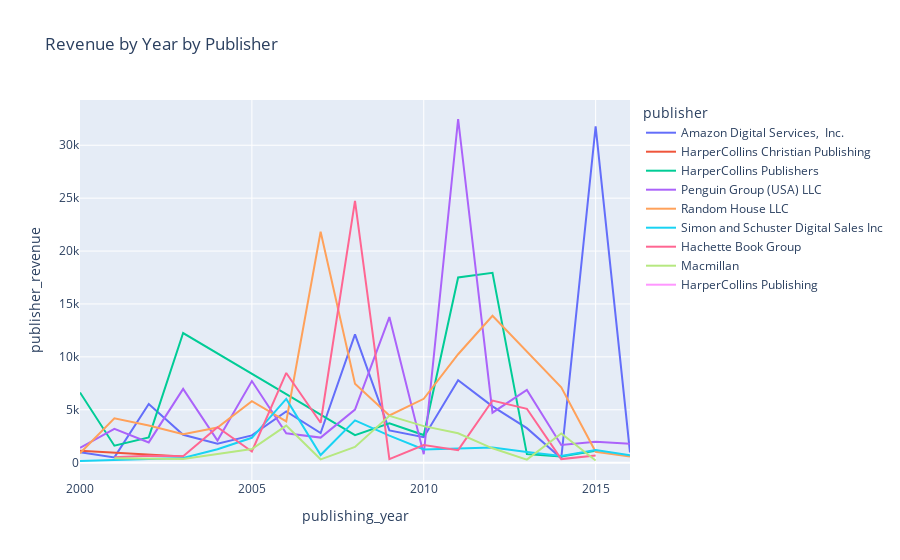

This figure's notebook cell:
### Markdown cell above
Here I plot a line plot combining the revenue from 2000 to 2016 for each publisher.

### Code cell
rev_by_pub = recent.groupby(['publishing_year','publisher'])['publisher_revenue'].sum().reset_index()
px.line(rev_by_pub,x='publishing_year',y='publisher_revenue',color='publisher',title='Revenue by Year by Publisher')

### Figure 1 — Plotly figure (JSON) as saved in the notebook; plotly's stock layout.template omitted (floating-point values rounded to 4 significant figures)
{"data": [{"hovertemplate": "publisher=Amazon Digital Services,  Inc.<br>publishing_year=%{x}<br>publisher_revenue=%{y}<extra></extra>", "legendgroup": "Amazon Digital Services,  Inc.", "line": {"color": "#636efa", "dash": "solid"}, "marker": {"symbol": "circle"}, "mode": "lines", "name": "Amazon Digital Services,  Inc.", "orientation": "v", "showlegend": true, "type": "scatter", "x": [2000, 2001, 2002, 2003, 2004, 2005, 2006, 2007, 2008, 2009, 2010, 2011, 2012, 2013, 2014, 2015, 2016], "xaxis": "x", "y": [994.7, 497.4, 5550.0, 2636.0, 1788.0, 2575.0, 4841.0, 2803.0, 12130.0, 3049.0, 2406.0, 7788.0, 5321.0, 3263.0, 413.4, 31790.0, 971.0], "yaxis": "y"}, {"hovertemplate": "publisher=HarperCollins Christian Publishing<br>publishing_year=%{x}<br>publisher_revenue=%{y}<extra></extra>", "legendgroup": "HarperCollins Christian Publishing", "line": {"color": "#EF553B", "dash": "solid"}, "marker": {"symbol": "circle"}, "mode": "lines", "name": "HarperCollins Christian Publishing", "orientation": "v", "showlegend": true, "type": "scatter", "x": [2000, 2003], "xaxis": "x", "y": [1131.0, 570.5], "yaxis": "y"}, {"hovertemplate": "publisher=HarperCollins Publishers<br>publishing_year=%{x}<br>publisher_revenue=%{y}<extra></extra>", "legendgroup": "HarperCollins Publishers", "line": {"color": "#00cc96", "dash": "solid"}, "marker": {"symbol": "circle"}, "mode": "lines", "name": "HarperCollins Publishers", "orientation": "v", "showlegend": true, "type": "scatter", "x": [2000, 2001, 2002, 2003, 2006, 2008, 2009, 2010, 2011, 2012, 2013, 2014, 2015], "xaxis": "x", "y": [6635.0, 1604.0, 2386.0, 12250.0, 6483.0, 2606.0, 3709.0, 2607.0, 17510.0, 17950.0, 805.4, 579.8, 1134.0], "yaxis": "y"}, {"hovertemplate": "publisher=Penguin Group (USA) LLC<br>publishing_year=%{x}<br>publisher_revenue=%{y}<extra></extra>", "legendgroup": "Penguin Group (USA) LLC", "line": {"color": "#ab63fa", "dash": "solid"}, "marker": {"symbol": "circle"}, "mode": "lines", "name": "Penguin Group (USA) LLC", "orientation": "v", "showlegend": true, "type": "scatter", "x": [2000, 2001, 2002, 2003, 2004, 2005, 2006, 2007, 2008, 2009, 2010, 2011, 2012, 2013, 2014, 2015, 2016], "xaxis": "x", "y": [1403.0, 3191.0, 1914.0, 6977.0, 2095.0, 7715.0, 2778.0, 2368.0, 5012.0, 13760.0, 798.5, 32480.0, 4724.0, 6876.0, 1676.0, 1971.0, 1784.0], "yaxis": "y"}, {"hovertemplate": "publisher=Random House LLC<br>publishing_year=%{x}<br>publisher_revenue=%{y}<extra></extra>", "legendgroup": "Random House LLC", "line": {"color": "#FFA15A", "dash": "solid"}, "marker": {"symbol": "circle"}, "mode": "lines", "name": "Random House LLC", "orientation": "v", "showlegend": true, "type": "scatter", "x": [2000, 2001, 2002, 2003, 2004, 2005, 2006, 2007, 2008, 2009, 2010, 2011, 2012, 2014, 2015, 2016], "xaxis": "x", "y": [892.2, 4197.0, 3512.0, 2684.0, 3327.0, 5804.0, 3897.0, 21820.0, 7467.0, 4459.0, 6036.0, 10250.0, 13890.0, 7123.0, 1032.0, 584.9], "yaxis": "y"}, {"hovertemplate": "publisher=Simon and Schuster Digital Sales Inc<br>publishing_year=%{x}<br>publisher_revenue=%{y}<extra></extra>", "legendgroup": "Simon and Schuster Digital Sales Inc", "line": {"color": "#19d3f3", "dash": "solid"}, "marker": {"symbol": "circle"}, "mode": "lines", "name": "Simon and Schuster Digital Sales Inc", "orientation": "v", "showlegend": true, "type": "scatter", "x": [2000, 2003, 2004, 2005, 2006, 2007, 2008, 2009, 2010, 2012, 2013, 2014, 2015, 2016], "xaxis": "x", "y": [156.4, 431.5, 1263.0, 2350.0, 6024.0, 718.6, 3992.0, 2558.0, 1253.0, 1437.0, 1013.0, 628.0, 1205.0, 695.3], "yaxis": "y"}, {"hovertemplate": "publisher=Hachette Book Group<br>publishing_year=%{x}<br>publisher_revenue=%{y}<extra></extra>", "legendgroup": "Hachette Book Group", "line": {"color": "#FF6692", "dash": "solid"}, "marker": {"symbol": "circle"}, "mode": "lines", "name": "Hachette Book Group", "orientation": "v", "showlegend": true, "type": "scatter", "x": [2001, 2002, 2003, 2004, 2005, 2006, 2007, 2008, 2009, 2010, 2011, 2012, 2013, 2014, 2015], "xaxis": "x", "y": [521.1, 656.8, 609.5, 3356.0, 1057.0, 8477.0, 3772.0, 24750, 333.5, 1665, 1185.0, 5874.0, 5089.0, 338.0, 680.8], "yaxis": "y"}, {"hovertemplate": "publisher=Macmillan<br>publishing_year=%{x}<br>publisher_revenue=%{y}<extra></extra>", "legendgroup": "Macmillan", "line": {"color": "#B6E880", "dash": "solid"}, "marker": {"symbol": "circle"}, "mode": "lines", "name": "Macmillan", "orientation": "v", "showlegend": true, "type": "scatter", "x": [2001, 2003, 2005, 2006, 2007, 2008, 2009, 2010, 2011, 2012, 2013, 2014, 2015], "xaxis": "x", "y": [412.6, 344.3, 1290.0, 3505.0, 314.8, 1487.0, 4422.0, 3451.0, 2778.0, 1357.0, 287.0, 2750.0, 209.9], "yaxis": "y"}, {"hovertemplate": "publisher=HarperCollins Publishing<br>publishing_year=%{x}<br>publisher_revenue=%{y}<extra></extra>", "legendgroup": "HarperCollins Publishing", "line": {"color": "#FF97FF", "dash": "solid"}, "marker": {"symbol": "circle"}, "mode": "lines", "name": "HarperCollins Publishing", "orientation": "v", "showlegend": true, "type": "scatter", "x": [2012], "xaxis": "x", "y": [893.1], "yaxis": "y"}], "layout": {"legend": {"title": {"text": "publisher"}, "tracegroupgap": 0}, "title": {"text": "Revenue by Year by Publisher"}, "xaxis": {"anchor": "y", "domain": [0, 1], "title": {"text": "publishing_year"}}, "yaxis": {"anchor": "x", "domain": [0, 1], "title": {"text": "publisher_revenue"}}}}
